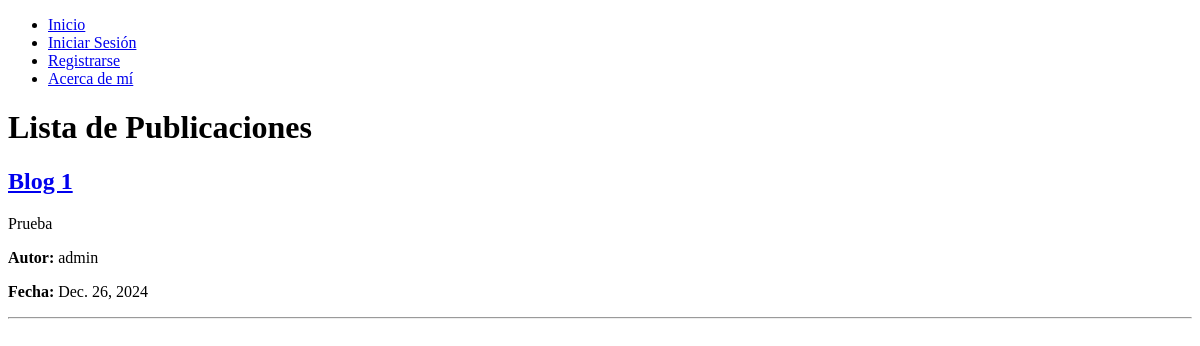
Before: / with the older database file.
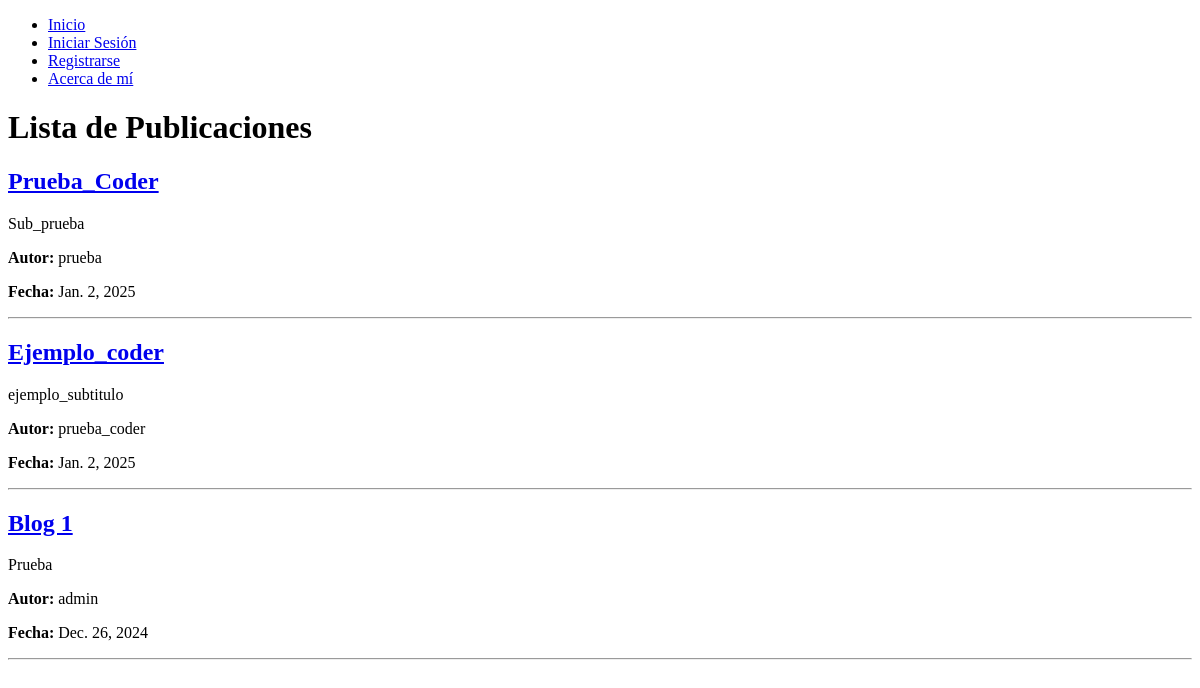
After: the same page with the newer database file.
### blog/models.py (models this page shows, shortened)
class Blog(models.Model):
    title = models.CharField(max_length=200)  # Título del blog, con un límite de 200 caracteres
    subtitle = models.CharField(max_length=200, blank=True)  # Subtítulo opcional (blank=True permite que sea vacío)
    body = models.TextField()  # Cuerpo del blog, donde irá el contenido principal
    author = models.ForeignKey(User, on_delete=models.CASCADE)  # Relación con el modelo User. Cada blog tendrá un autor. Si se elimina el autor, se elimina su blog
    date = models.DateField(auto_now_add=True)  # Fecha de creación automática al guardar el blog por primera vez
    image = models.ImageField(upload_to='blog_images/', blank=True, null=True)  # Imagen opcional del blog. Se guardará en la carpeta 'blog_images/'

### blog/views.py (the view)
# urls.py: path('', views.blog_lista, name='blog_lista'),  # Lista de publicaciones
def blog_lista(request):
    blogs = Blog.objects.all().order_by('-date')
    return render(request, 'blog/blog_lista.html', {'blogs': blogs})

### blog/templates/blog/blog_lista.html (shortened to what this page needs)
{% extends "base.html" %}
{% block content %}
<h1>Lista de Publicaciones</h1>
{% for blog in blogs %}
    <div>
        <h2><a href="{{ blog.id }}/">{{ blog.title }}</a></h2>
        <p>{{ blog.subtitle }}</p>
        <p><strong>Autor:</strong> {{ blog.author }}</p>
        <p><strong>Fecha:</strong> {{ blog.date }}</p>
    </div>
    <hr>
{% empty %}
    <p>No hay publicaciones disponibles.</p>
{% endfor %}
{% endblock %}

Changed rows visible on the page:
added Blog: title "Prueba_Coder", subtitle "Sub_prueba", author "prueba", date "Jan. 2, 2025"
added Blog: title "Ejemplo_coder", subtitle "ejemplo_subtitulo", author "prueba_coder", date "Jan. 2, 2025"
